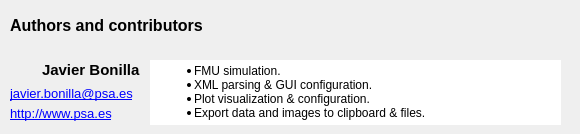
     <widget class="QWidget" name="tAuthors">
      <attribute name="title">
       <string>Authors</string>
      </attribute>
      <widget class="QLabel" name="lLicense_2">
       <property name="geometry">
        <rect>
         <x>10</x>
         <y>10</y>
         <width>561</width>
         <height>31</height>
        </rect>
       </property>
       <property name="font">
        <font>
         <pointsize>12</pointsize>
         <weight>75</weight>
         <bold>true</bold>
        </font>
       </property>
       <property name="text">
        <string>Authors and contributors</string>
       </property>
      </widget>
      <widget class="QLabel" name="iApp_3">
       <property name="geometry">
        <rect>
         <x>10</x>
         <y>53</y>
         <width>31</width>
         <height>31</height>
        </rect>
       </property>
       <property name="text">
        <string/>
       </property>
       <property name="pixmap">
        <pixmap resource="internal.qrc">:/icons/im-user.svg</pixmap>
       </property>
      </widget>
      <widget class="QLabel" name="lLicense_5">
       <property name="geometry">
        <rect>
         <x>42</x>
         <y>59</y>
         <width>111</width>
         <height>21</height>
        </rect>
       </property>
       <property name="font">
        <font>
         <pointsize>11</pointsize>
         <weight>75</weight>
         <bold>true</bold>
        </font>
       </property>
       <property name="text">
        <string>Javier Bonilla</string>
       </property>
      </widget>
      <widget class="QLabel" name="lLicense_6">
       <property name="geometry">
        <rect>
         <x>10</x>
         <y>83</y>
         <width>151</width>
         <height>21</height>
        </rect>
       </property>
       <property name="font">
        <font>
         <pointsize>10</pointsize>
         <weight>50</weight>
         <bold>false</bold>
        </font>
       </property>
       <property name="text">
        <string>&lt;a href='mailto:&quot;javier.bonilla@psa.es&quot;'&gt;javier.bonilla@psa.es&lt;/a&gt;</string>
       </property>
       <property name="openExternalLinks">
        <bool>true</bool>
       </property>
       <property name="textInteractionFlags">
        <set>Qt::TextBrowserInteraction</set>
       </property>
      </widget>
      <widget class="QLabel" name="lLicense_7">
       <property name="geometry">
        <rect>
         <x>10</x>
         <y>103</y>
         <width>151</width>
         <height>21</height>
        </rect>
       </property>
       <property name="font">
        <font>
         <pointsize>10</pointsize>
         <weight>50</weight>
         <bold>false</bold>
        </font>
       </property>
       <property name="text">
        <string>&lt;a href=&quot;http://www.psa.es&quot;&gt;http://www.psa.es&lt;/a&gt;</string>
       </property>
       <property name="openExternalLinks">
        <bool>true</bool>
       </property>
       <property name="textInteractionFlags">
        <set>Qt::TextBrowserInteraction</set>
       </property>
      </widget>
      <widget class="QTextEdit" name="textEdit_4">
       <property name="geometry">
        <rect>
         <x>150</x>
         <y>60</y>
         <width>411</width>
         <height>65</height>
        </rect>
       </property>
       <property name="frameShape">
        <enum>QFrame::NoFrame</enum>
       </property>
       <property name="readOnly">
        <bool>true</bool>
       </property>
       <property name="html">
        <string>&lt;!DOCTYPE HTML PUBLIC &quot;-//W3C//DTD HTML 4.0//EN&quot; &quot;http://www.w3.org/TR/REC-html40/strict.dtd&quot;&gt;
&lt;html&gt;&lt;head&gt;&lt;meta name=&quot;qrichtext&quot; content=&quot;1&quot; /&gt;&lt;style type=&quot;text/css&quot;&gt;
p, li { white-space: pre-wrap; }
&lt;/style&gt;&lt;/head&gt;&lt;body style=&quot; font-family:'Droid Sans'; font-size:9pt; font-weight:400; font-style:normal;&quot;&gt;
&lt;ul style=&quot;margin-top: 0px; margin-bottom: 0px; margin-left: 0px; margin-right: 0px; -qt-list-indent: 1;&quot;&gt;&lt;li style=&quot; margin-top:12px; margin-bottom:0px; margin-left:0px; margin-right:0px; -qt-block-indent:0; text-indent:0px;&quot;&gt;FMU simulation.  &lt;/li&gt;
&lt;li style=&quot; margin-top:0px; margin-bottom:0px; margin-left:0px; margin-right:0px; -qt-block-indent:0; text-indent:0px;&quot;&gt;XML parsing &amp;amp; GUI configuration.&lt;/li&gt;
&lt;li style=&quot; margin-top:0px; margin-bottom:0px; margin-left:0px; margin-right:0px; -qt-block-indent:0; text-indent:0px;&quot;&gt;Plot visualization &amp;amp; configuration.  &lt;/li&gt;
&lt;li style=&quot; margin-top:0px; margin-bottom:12px; margin-left:0px; margin-right:0px; -qt-block-indent:0; text-indent:0px;&quot;&gt;Export data and images to clipboard &amp;amp; files.&lt;/li&gt;&lt;/ul&gt;&lt;/body&gt;&lt;/html&gt;</string>
       </property>
       <property name="textInteractionFlags">
        <set>Qt::NoTextInteraction</set>
       </property>
      </widget>
     </widget>
